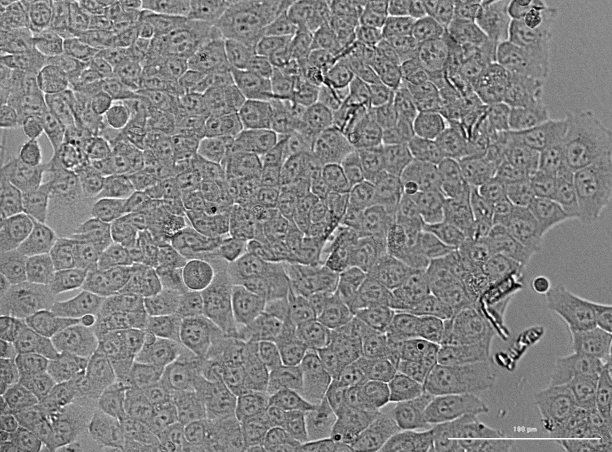
#> input picture Data/Kernels/HCT116_4_22_Healthy.tif, 1224 x 904 px (shown at 1/2 size)
$ python DynamicFeatureAnalytics_HCT116.py ../Data/Kernels   (older library calls are emulated)
#> lines starting #> are read from the running program, lines starting #| are printed output that depends on the picture
#! /usr/env/bin python

#import matplotlib.pyplot as plt;
#import seaborn as sns;
from PIL import Image
import cv2;
#from matplotlib.pyplot import imshow
#import matplotlib.patches as patches;
import pickle;
import numpy as np;
#import glob
import os
import time;
import cProfile
pr = cProfile.Profile()
pr.enable()

Start_Time = time.perf_counter()
show_kernels=False;
invert_image = False;
set_kernel=True;
plot_centroids=False;
calibrate_kernels = False;
### Helper Functions ###

def rgb2gray(rgb):

    r, g, b = rgb[:,:,0], rgb[:,:,1], rgb[:,:,2]
    gray = 0.2989 * r + 0.5870 * g + 0.1140 * b

    return gray

### Load Kernels ###

# [4 lines of commented-out code are left out]
im = Image.open("../Data/Kernels/HCT116_4_22_Healthy.tif");
#> im is the input picture: PIL image 1224x904 RGBA; mean R, G, B, A 129.4, 129.4, 129.4, 255

#print(np.asarray(im))
#print(im_cv)
#imshow(np.asarray(im))
im_array_gray = np.asarray(im,dtype=np.float32)
im_array_gray = rgb2gray(im_array_gray);
if invert_image:
    im_array_gray = (np.abs(255.0-im_array_gray))

im_array_gray_HCT116 = im_array_gray;


# Images of Bacterial Patch

#im = Image.open("../Data/Kernels/runawaygrowth_kernels/P1_E3_09.tif"); # images of bacterial patch
#im = cv2.imread("../Data/Kernels/runawaygrowth_kernels/P1_E3_09.tif",-1); # images of bacterial patch
#im = Image.open("../Data/Kernels/HCT116-UnhealthyCell_BacterialPatch.tif");
im = Image.open("../Data/Kernels/BacterialPatch_4_22.tif");
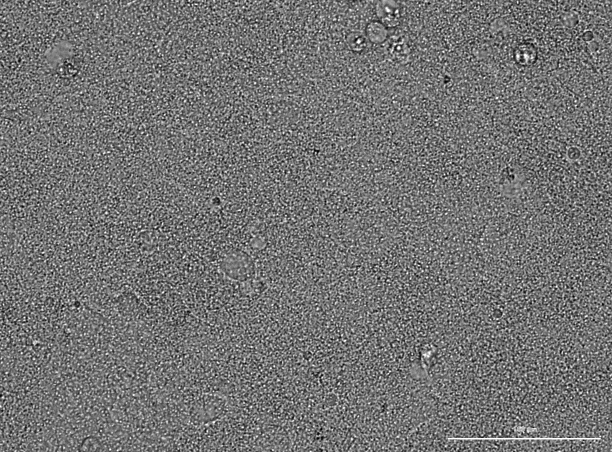
#> input picture Data/Kernels/BacterialPatch_4_22.tif, 1224 x 904 px (shown at 1/2 size)
#> im is the input picture: PIL image 1224x904 RGBA; mean R, G, B, A 115.6, 115.6, 115.6, 255
im_array_gray =  np.asarray(im,dtype=np.float32)
im_array_gray = rgb2gray(im_array_gray);
if True:
    im_array_gray = (np.abs(255.0-im_array_gray))
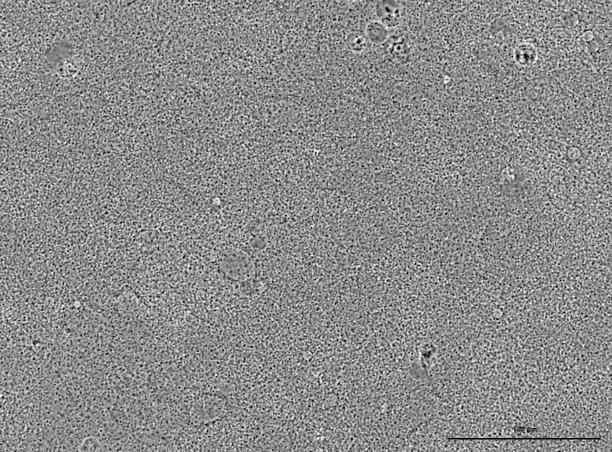
#> im_array_gray: shape (904, 1224) float32 (shown at 1/2 size); min 0.0255, max 255, mean 139.5
im_array_gray_bacterial_patch = im_array_gray/np.max(im_array_gray);

# [7 lines of commented-out code are left out]
im = Image.open("../Data/Kernels/HCT116-UnhealthyCell_BacterialPatch.tif");
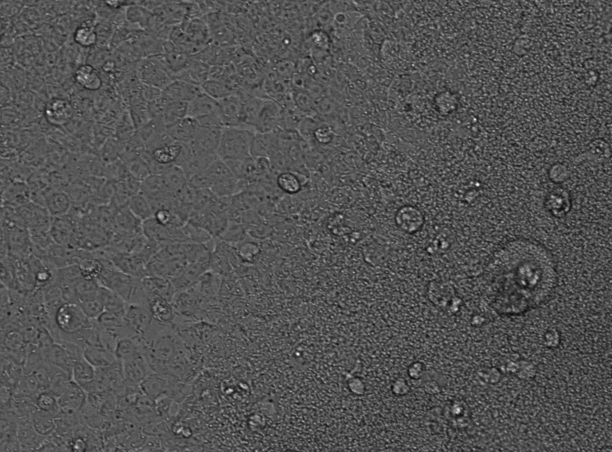
#> input picture Data/Kernels/HCT116-UnhealthyCell_BacterialPatch.tif, 1224 x 904 px (shown at 1/2 size)
#> im is the input picture: PIL image 1224x904 I;16; min 6229, max 65504, mean 25680.4
#imshow(np.asarray(im))]
im_array_gray = np.asarray(im,dtype=np.float32)
if invert_image:
     im_array_gray = (np.abs(255.0-im_array_gray))

im_array_gray_HCT116_UH = im_array_gray

if set_kernel:
    #Define Healthy HCT116s
    sample_kernel_healthy_HCT116 = im_array_gray_HCT116[250:350,650:750]
    sample_kernel_healthy_HCT116 = (np.mean(sample_kernel_healthy_HCT116,axis=None)-sample_kernel_healthy_HCT116)/(np.mean(sample_kernel_healthy_HCT116,axis=None))
    sample_kernel_healthy_HCT116[sample_kernel_healthy_HCT116<0.00] =0.0;
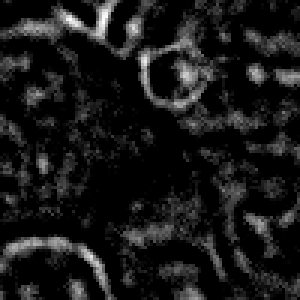
#> sample_kernel_healthy_HCT116: shape (100, 100) float32 (shown 3 times larger); min 0, max 1, mean 0.0963
    mask_sample_kernel_healthy_HCT116 = sample_kernel_healthy_HCT116;

    #Define Bacterial Patches
    sample_kernel_bacterial_patch = np.array(im_array_gray_bacterial_patch[655:755,655:755]) #np.array(im_array_gray_bacterial_patch[625:795,350:550])#
    sample_kernel_bacterial_patch = (np.mean(sample_kernel_bacterial_patch,axis=None)-sample_kernel_bacterial_patch)/(np.mean(sample_kernel_bacterial_patch,axis=None))
    sample_kernel_bacterial_patch[sample_kernel_bacterial_patch<0.00] =0.0;
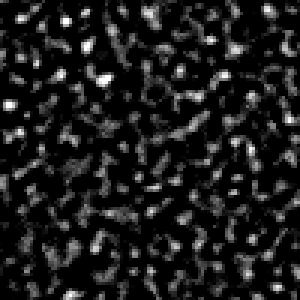
#> sample_kernel_bacterial_patch: shape (100, 100) float32 (shown 3 times larger); min 0, max 1, mean 0.114
    mask_sample_kernel_bacterial_patch = sample_kernel_bacterial_patch#/np.max(sample_kernel_bacterial_patch);


    sample_kernel_unhealthy_HCT116 = (im_array_gray_HCT116_UH[600:700,200:300])
    sample_kernel_unhealthy_HCT116 = (np.mean(sample_kernel_unhealthy_HCT116,axis=None)-sample_kernel_unhealthy_HCT116)/(np.mean(sample_kernel_unhealthy_HCT116,axis=None))
    sample_kernel_unhealthy_HCT116[sample_kernel_unhealthy_HCT116<0.00] =0.0;
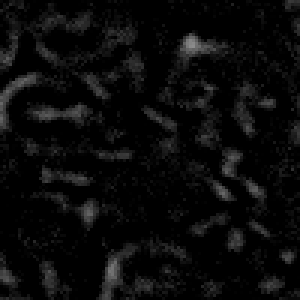
#> sample_kernel_unhealthy_HCT116: shape (100, 100) float32 (shown 3 times larger); min 0, max 0.553, mean 0.041
    mask_sample_kernel_unhealthy_HCT116 = sample_kernel_unhealthy_HCT116;


if show_kernels ==True:
    import matplotlib.pyplot as plt;
    plt.figure()
    plt.imshow(np.abs(sample_kernel_healthy_HCT116),cmap='gray')
    plt.title('Healthy HCT116 Kernel')


    plt.figure()
    plt.imshow(np.abs(sample_kernel_bacterial_patch),cmap='gray')
    plt.title('Bacterial Patch')

    plt.figure()
    plt.imshow(np.abs(sample_kernel_unhealthy_HCT116),cmap='gray')
    plt.title('Unhealthy HCT116')

    cbar = plt.colorbar()
    ax = plt.gca()
    ax.set_xticklabels({})
    ax.set_yticklabels({})
    cbar.ax.tick_params(labelsize=20)

list_of_kernels = [mask_sample_kernel_healthy_HCT116,mask_sample_kernel_unhealthy_HCT116,mask_sample_kernel_bacterial_patch]

##[mask_sample_kernel_healthy_HCT116,mask_sample_kernel_healthy_dendritic,mask_sample_kernel_healthy_macrophage,mask_sample_kernel_unhealthy_HCT116,mask_sample_kernel_unhealthy_dendritic,mask_sample_kernel_unhealthy_macrophage,mask_sample_kernel_bacterial_patch]

list_kernel_families = [None]*len(list_of_kernels);
#> list_kernel_families = 3 items
for sample_kernel_ind in range(0,len(list_of_kernels)):
    mask_sample_kernel = list_of_kernels[sample_kernel_ind];
    print(mask_sample_kernel.shape)
    base_angle = 0;
    kernel_family = [];
    for delta in range(base_angle,360,30):
        try:
            this_mask_rows,this_mask_cols = mask_sample_kernel.shape;
        except:
            print(sample_kernel_ind)
            print(mask_sample_kernel.shape)
        RotationMat = cv2.getRotationMatrix2D((this_mask_cols/2,this_mask_rows/2),base_angle+delta,1);
        this_family_kernel_img_CV = cv2.warpAffine(mask_sample_kernel,RotationMat,(this_mask_cols,this_mask_rows));
        from PIL import Image
        this_family_kernel_img= Image.fromarray(np.uint8(mask_sample_kernel * 255) ).rotate(angle=base_angle+delta)

        this_family_kernel_img = np.array(this_family_kernel_img,dtype=np.float32)/255.0

        kernel_family.append(this_family_kernel_img);
    list_kernel_families[sample_kernel_ind] = kernel_family;
#> this loop made 3 passes
#| (100, 100)
#| (100, 100)
#| (100, 100)
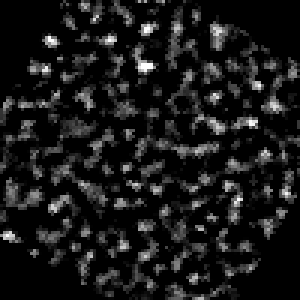
#> this_family_kernel_img: shape (100, 100) float32 (shown 3 times larger); min 0, max 0.996, mean 0.098

if show_kernels:
    for kernel_family in list_kernel_families:
        import matplotlib.pyplot as plt;
        figs,list_of_ax = plt.subplots(1,len(kernel_family))
        figs.set_size_inches((30,15))
        for ind in range(0,len(list_of_ax)):
            this_ax = list_of_ax[ind];
            plt.sca(this_ax)
            plt.imshow(kernel_family[ind],cmap='gray')

import itertools

# [4 lines of commented-out code are left out]
import sys;
All_Arguments = sys.argv;
rootdir = sys.argv[1];
rootdir = '/home/yeunglab/'+rootdir;
#rootdir = os.path.abspath(rootdir)

exp_id = '/' + rootdir.split('/')[-3].split('_')[0] + '_'+rootdir.split('/')[-1] + rootdir.split('/')[-2];
#exp_id = '/'+rootdir.split('/')[-2]+rootdir.split('/')[-1];
all_orig_files = os.listdir(rootdir);
#filterdir = '/Users/eyeung/Desktop/HighRes_Trial2/'+ rootdir.split('/')[-1];
filterdir = '/home/yeunglab/FoFOutput/Repr_Images/';#'/Users/eyeung/Box/DARPAFoF UCSB Team Share/Repr_Images/';
Pickle_Path = '/home/yeunglab/FoFOutput/Repr_Pickles/';#'/Users/eyeung/Box/DARPAFoF UCSB Team Share/Repr_Pickles/';
all_files = [];

# [11 lines of commented-out code are left out]
all_plate_rows = ['A','B','C','D','E','F','G','H'];
all_plate_cols = ['1','2','3','4','5','6','7','8','9','10','11','12'];

Pos_Flag = list(itertools.product(all_plate_rows,all_plate_cols))
Pos_Flag = [elem[0]+elem[1] for elem in Pos_Flag]


list_of_alphas = [14.5,17.0,20.0];#[3.75,13.0,5.1,8.5,8.2,11.25,4.06]
list_of_colors = ['g','r','b']
import pickle
row_res_masking = 10;
col_res_masking = 10;

kernel_names = ['hHCT116','uhHCT116','bp']
invert_image = False
##norms_pos_file_suffix = dict();
feature_dict = dict();


for This_Pos_Flag in Pos_Flag:#This will be an iteration over elements like 'A1', 'A2', ...


    file_list_suffixes = [elem for elem in all_orig_files if (This_Pos_Flag == elem.split('_')[0] and 0<np.int(elem.split('_')[-1].strip('.tif'))<25) ]
    #file_list_suffixes = [elem for elem in all_orig_files if '15.png' in elem and This_Pos_Flag == elem.split('_')[1]]
    print('Analyzing the following files that match the Position Flag :' + This_Pos_Flag);
    has_past_processing=False;
    for file in all_orig_files:
        if os.path.isfile(filterdir+'/'+rootdir.split('/')[-1]+file):
            has_past_processing=True;
    feature_dict[This_Pos_Flag] = dict();
    if has_past_processing==True:
        print(" - - - Detecting Past Processing on Current Batch of Image Data, loading Existing Feature Dictionary")
        with open(Pickle_Path + '/'+exp_id+'.pickle','rb') as This_Feature_Dict_Pickle:
            feature_dict = pickle.load(This_Feature_Dict_Pickle);

    for file_list_suffix in file_list_suffixes:
        TimeKey = file_list_suffix.strip('.tif').split('_')[-1][1:].strip('.png')
        #print(file_list_suffix)
        print(TimeKey)

        feature_dict[This_Pos_Flag][TimeKey] = dict();

        filename_in = rootdir +'/' + file_list_suffix;
        check_output_path = filterdir +'/'+ rootdir.split('/')[-1];
        if not(os.path.isdir(check_output_path) ):
            os.mkdir(check_output_path);
        filename_out = filterdir +'/'+ rootdir.split('/')[-1] + '/'+ file_list_suffix;

        im = cv2.imread(filename_in);

        im_array_gray = np.asarray(im,dtype=np.float32)

        im_array_gray = rgb2gray(im_array_gray[:,:,0:3]);
        #DEBUG: #print("Image dimension check:" + repr(im_array_gray.shape))
        im_array_gray = im_array_gray[250:850,250:850]
        num_rows = im_array_gray.shape[0];
        num_cols = im_array_gray.shape[1];
        if invert_image:
           im_array_gray = (np.abs(1.0-im_array_gray))

        if plot_centroids:
            import matplotlib.pyplot as plt;
            this_orig_fig = plt.figure(1)#figsize=(35,23));
            this_orig_ax = this_orig_fig.gca()
            this_orig_ax.imshow(im_array_gray,cmap='gray')

            centroid_fig = plt.figure(2)#figsize=(35,23))
            centroid_fig_ax = centroid_fig.gca();
            centroid_fig_ax.imshow(im_array_gray,cmap='gray')


        all_norms_by_kernels=[None]*len(kernel_names);
        all_rects_by_kernels=[None]*len(kernel_names);
        all_centroid_rects_by_kernels = [None]*len(kernel_names);
        all_thresholded_norms_by_kernels = [None]*len(kernel_names);


        for sample_kernel_ind in [0,2]:
            mask_sample_kernel = list_of_kernels[sample_kernel_ind];
            norm_alpha = list_of_alphas[sample_kernel_ind];
            this_color = list_of_colors[sample_kernel_ind];
            this_kernel_family = list_kernel_families[sample_kernel_ind];
            mask_rows = mask_sample_kernel.shape[0]
            mask_cols = mask_sample_kernel.shape[1];
            all_norms_by_kernels[sample_kernel_ind] = [];
            all_rects_by_kernels[sample_kernel_ind] = [];

            all_thresholded_norms_by_kernels[sample_kernel_ind] = im_array_gray-im_array_gray;
            for row_ind in np.arange(0,num_rows-mask_rows,row_res_masking):
                for col_ind in np.arange(0,num_cols-mask_cols,col_res_masking):
                      Raw_Subimage = np.array(im_array_gray[row_ind:row_ind+mask_rows,col_ind:col_ind+mask_cols]);
                      #print(Raw_Subimage.shape)
                      Raw_Subimage = (np.mean(Raw_Subimage,axis=None)-Raw_Subimage)/(np.mean(Raw_Subimage,axis=None))
                      Raw_Subimage[Raw_Subimage<0.0]=0.0;
                      #Family of Kernel Processing Layer
                      base_angle = 0;
                      rotated_norms = [];
                      for rotated_kernel in this_kernel_family:
                          temp_filtered_image = np.array(Raw_Subimage);

                          temp_filtered_image[rotated_kernel==0.0]=0.0;
                          this_norm = np.linalg.norm(rotated_kernel-temp_filtered_image,'fro');
                          rotated_norms.append(1e4*this_norm/(rotated_kernel.shape[0]*rotated_kernel.shape[1]));

                      all_norms_by_kernels[sample_kernel_ind].append(np.min(rotated_norms));
                      if sample_kernel_ind<2 and norm_alpha>np.min(rotated_norms):
                          if plot_centroids:
                              import matplotlib.patches as patches
                              this_rect = patches.Rectangle((col_ind,row_ind),mask_cols,mask_rows,linewidth=3,edgecolor=this_color,facecolor='none',alpha=0.2);
                              all_rects_by_kernels[sample_kernel_ind].append(this_rect);
                          all_thresholded_norms_by_kernels[sample_kernel_ind][np.int(row_ind)][np.int(col_ind)] = np.min(rotated_norms);


                      if sample_kernel_ind ==2 and norm_alpha< np.min(rotated_norms):#0.06<this_norm:
                          if plot_centroids:
                              this_rect = patches.Rectangle((col_ind,row_ind),mask_cols,mask_rows,linewidth=3,edgecolor=this_color,facecolor='none',alpha=0.5);
                              all_rects.append(this_rect);
                          all_thresholded_norms_by_kernels[sample_kernel_ind][np.int(row_ind)][np.int(col_ind)] = np.min(rotated_norms);

            #print("# of Healthy Kernels Identified: " + repr(len(all_rects_by_kernels[0])))
            #print("# of Bacterial Patches Identified: " + repr(len(all_rects_by_kernels[2])))


        #for sample_kernel_ind in [0,2]:
            all_centroid_rects_by_kernels[sample_kernel_ind] = [];
            #print(" - - - - Beginning max pooling - - - -")
            this_color = list_of_colors[sample_kernel_ind];
            mask_sample_kernel = list_of_kernels[sample_kernel_ind];
            mask_rows = mask_sample_kernel.shape[0];
            mask_cols = mask_sample_kernel.shape[1];
            centroid_mask = np.ones((mask_rows,mask_cols));
            num_rows_mf = all_thresholded_norms_by_kernels[sample_kernel_ind].shape[0];
            num_cols_mf = all_thresholded_norms_by_kernels[sample_kernel_ind].shape[1];
            mask_rows_mf = centroid_mask.shape[0]
            mask_cols_mf = centroid_mask.shape[1];
            Post_Image = all_thresholded_norms_by_kernels[sample_kernel_ind] - all_thresholded_norms_by_kernels[sample_kernel_ind] ;
            row_res_mf = np.int(mask_rows/2);
            col_res_mf = np.int(mask_cols/2);
            num_centroids_detect_this_feature = 0;
            unique_centroids = set();
            for row_ind in np.arange(0,num_rows_mf-mask_rows_mf,row_res_mf):
                for col_ind in np.arange(0,num_cols_mf-mask_cols_mf,col_res_mf):
                    Raw_Subimage = (all_thresholded_norms_by_kernels[sample_kernel_ind][row_ind:row_ind+mask_rows_mf,col_ind:col_ind+mask_cols_mf]);
                    if np.max(Raw_Subimage)>0.0:
                        Raw_Subimage = -Raw_Subimage;
                        Raw_Subimage[Raw_Subimage==0] = -np.Inf;
                        opt_row,opt_col  = np.unravel_index(Raw_Subimage.argmax(),Raw_Subimage.shape)
                        Post_Image[row_ind+opt_row-5:row_ind+opt_row+5,col_ind+opt_col-5:col_ind+opt_col+5] = -np.max(Raw_Subimage)

                        predicted_centroid_row = (row_ind+opt_row);
                        predicted_centroid_col = (col_ind+opt_col);
                        if not ((predicted_centroid_row,predicted_centroid_col) in unique_centroids):

                            num_centroids_detect_this_feature = num_centroids_detect_this_feature +1;
                            unique_centroids.add((predicted_centroid_row,predicted_centroid_col));
                            if plot_centroids:
                                 import matplotlib.patches as patches;
                                 this_centroid_rect = patches.Rectangle((predicted_centroid_col,predicted_centroid_row),10,10,linewidth=3,edgecolor=this_color,facecolor='none',alpha=0.8);
                                 all_centroid_rects_by_kernels[sample_kernel_ind].append(this_centroid_rect);

            feature_dict[This_Pos_Flag][TimeKey][kernel_names[sample_kernel_ind]] = num_centroids_detect_this_feature;
            # [10 lines of commented-out code are left out]

        if calibrate_kernels:


            kernel_names = ['Healthy HCT116','Unhealthy HCT116','Bacterial Patches'];
            for this_sample_kernel_ind in [0,2]:
               plt.figure()
               plt.hist(all_norms_by_kernels[this_sample_kernel_ind],bins=200);

               ax = plt.gca()
       #
               ax.spines['right'].set_visible(False)
               ax.spines['top'].set_visible(False)

               # Only show ticks on the left and bottom spines
               ax.yaxis.set_ticks_position('left')
               ax.xaxis.set_ticks_position('bottom')
               plt.ylabel('Frequency/Count',size=20)
               plt.xlabel('Frobenius Norm of Convolution w/ Pathogenicity Feature ',size=20)
               plt.title(kernel_names[this_sample_kernel_ind] + 'Pathogenicity Feature Histogram')


        if plot_centroids:
            for sample_kernel_ind in [0,2]:
                for rect in all_rects_by_kernels[sample_kernel_ind]:
                    this_orig_ax.add_patch(rect)
                this_orig_ax.set_title('Features')


                for rect in all_centroid_rects_by_kernels[sample_kernel_ind]:
                    centroid_fig_ax.add_patch(rect)
                centroid_fig_ax.set_title('Centroids')
            plt.show()


        if plot_centroids:
            plt.show();
            #plt.close('all');

        cv2.destroyAllWindows()

        del(im);
        del(im_array_gray);
    output_file = open(Pickle_Path+'/'+exp_id+'_HCT116.pickle','wb')
    pickle.dump(feature_dict,output_file)
    output_file.close()
    #del(feature_dict);

output_file = open(Pickle_Path+'/'+exp_id+'_HCT116.pickle','wb')
pickle.dump(feature_dict,output_file)
output_file.close()
print("Successfully wrote pickle file with feature dictionary!")

print("Total Process Time: " + str( np.float(time.perf_counter()) -np.float(Start_Time)  ))
pr.disable()
pr.print_stats(sort='time')
